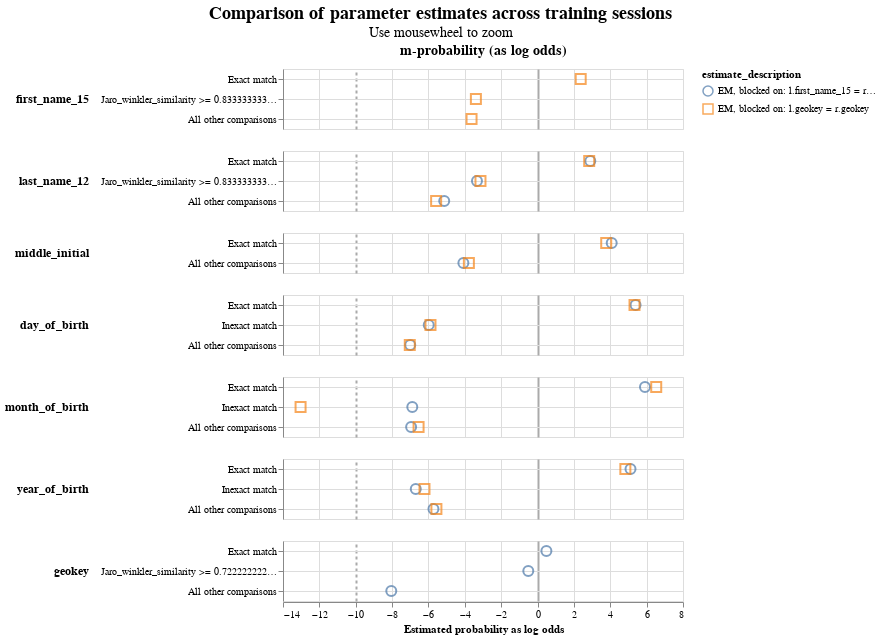

Notebook cell for this chart:
### Code cell
linker.parameter_estimate_comparisons_chart()

### Figure 1 — Vega-Lite specification as saved in the notebook (floating-point values rounded to 4 significant figures)
{"config": {"view": {"continuousWidth": 400, "continuousHeight": 300}, "title": {"anchor": "middle", "fontSize": 18, "subtitleFontSize": 14}}, "data": {"name": "data-2a0b2f74b42e824a597510acd7571a76"}, "mark": {"type": "point", "filled": false, "opacity": 0.7, "size": 100}, "encoding": {"color": {"field": "estimate_description", "type": "nominal"}, "column": {"align": "each", "field": "col_header", "header": {"labelFontSize": 14, "labelFontWeight": "bold"}, "title": null, "type": "nominal"}, "row": {"align": "each", "field": "comparison_name", "header": {"labelAlign": "left", "labelAnchor": "middle", "labelAngle": 0, "labelFontSize": 12, "labelFontWeight": "bold"}, "sort": {"field": "comparison_sort_order"}, "title": null, "type": "nominal"}, "shape": {"field": "estimate_description", "scale": {"range": ["circle", "square", "triangle", "diamond"]}, "type": "nominal"}, "tooltip": [{"field": "comparison_name", "type": "nominal"}, {"field": "estimate_description", "type": "nominal"}, {"field": "estimated_probability", "type": "quantitative"}], "x": {"axis": {"gridColor": {"condition": {"test": "abs(datum.value / 10)  <= 1 & datum.value % 10 === 0", "value": "#aaa"}, "value": "#ddd"}, "gridDash": {"condition": {"test": "abs(datum.value / 10) == 1", "value": [3]}, "value": null}, "gridWidth": {"condition": {"test": "abs(datum.value / 10)  <= 1 & datum.value % 10 === 0", "value": 2}, "value": 1}}, "field": "estimated_probability_as_log_odds", "title": "Estimated probability as log odds", "type": "quantitative"}, "y": {"axis": {"grid": true, "title": null}, "field": "comparison_level_label", "sort": {"field": "comparison_vector_value", "order": "descending"}, "type": "nominal"}}, "params": [{"name": "mouse_zoom", "select": {"type": "interval", "encodings": ["x"]}, "bind": "scales"}], "resolve": {"scale": {"y": "independent"}}, "title": {"text": "Comparison of parameter estimates across training sessions", "subtitle": "Use mousewheel to zoom"}, "transform": [{"calculate": "datum.m_or_u + '-probability (as log odds)'", "as": "col_header"}], "$schema": "https://vega.github.io/schema/vega-lite/v5.9.3.json", "datasets": {"data-2a0b2f74b42e824a597510acd7571a76": [{"m_or_u": "m", "estimated_probability": 0.8382, "estimate_description": "EM, blocked on: l.geokey = r.geokey", "estimated_probability_as_log_odds": 2.373, "sql_condition": "\"first_name_15_l\" = \"first_name_15_r\"", "comparison_level_label": "Exact match", "comparison_vector_value": 2, "comparison_name": "first_name_15", "comparison_sort_order": 0}, {"m_or_u": "m", "estimated_probability": 0.08703, "estimate_description": "EM, blocked on: l.geokey = r.geokey", "estimated_probability_as_log_odds": -3.391, "sql_condition": "jaro_winkler_similarity(\"first_name_15_l\", \"first_name_15_r\") >= 0.8333333333333334", "comparison_level_label": "Jaro_winkler_similarity >= 0.8333333333333334", "comparison_vector_value": 1, "comparison_name": "first_name_15", "comparison_sort_order": 0}, {"m_or_u": "m", "estimated_probability": 0.07477, "estimate_description": "EM, blocked on: l.geokey = r.geokey", "estimated_probability_as_log_odds": -3.629, "sql_condition": "ELSE", "comparison_level_label": "All other comparisons", "comparison_vector_value": 0, "comparison_name": "first_name_15", "comparison_sort_order": 0}, {"m_or_u": "m", "estimated_probability": 0.8819, "estimate_description": "EM, blocked on: l.first_name_15 = r.first_name_15 and l.zipcode = r.zipcode", "estimated_probability_as_log_odds": 2.901, "sql_condition": "\"last_name_12_l\" = \"last_name_12_r\"", "comparison_level_label": "Exact match", "comparison_vector_value": 2, "comparison_name": "last_name_12", "comparison_sort_order": 1}, {"m_or_u": "m", "estimated_probability": 0.8775, "estimate_description": "EM, blocked on: l.geokey = r.geokey", "estimated_probability_as_log_odds": 2.841, "sql_condition": "\"last_name_12_l\" = \"last_name_12_r\"", "comparison_level_label": "Exact match", "comparison_vector_value": 2, "comparison_name": "last_name_12", "comparison_sort_order": 1}, {"m_or_u": "m", "estimated_probability": 0.09036, "estimate_description": "EM, blocked on: l.first_name_15 = r.first_name_15 and l.zipcode = r.zipcode", "estimated_probability_as_log_odds": -3.332, "sql_condition": "jaro_winkler_similarity(\"last_name_12_l\", \"last_name_12_r\") >= 0.8333333333333334", "comparison_level_label": "Jaro_winkler_similarity >= 0.8333333333333334", "comparison_vector_value": 1, "comparison_name": "last_name_12", "comparison_sort_order": 1}, {"m_or_u": "m", "estimated_probability": 0.102, "estimate_description": "EM, blocked on: l.geokey = r.geokey", "estimated_probability_as_log_odds": -3.139, "sql_condition": "jaro_winkler_similarity(\"last_name_12_l\", \"last_name_12_r\") >= 0.8333333333333334", "comparison_level_label": "Jaro_winkler_similarity >= 0.8333333333333334", "comparison_vector_value": 1, "comparison_name": "last_name_12", "comparison_sort_order": 1}, {"m_or_u": "m", "estimated_probability": 0.02771, "estimate_description": "EM, blocked on: l.first_name_15 = r.first_name_15 and l.zipcode = r.zipcode", "estimated_probability_as_log_odds": -5.133, "sql_condition": "ELSE", "comparison_level_label": "All other comparisons", "comparison_vector_value": 0, "comparison_name": "last_name_12", "comparison_sort_order": 1}, {"m_or_u": "m", "estimated_probability": 0.02051, "estimate_description": "EM, blocked on: l.geokey = r.geokey", "estimated_probability_as_log_odds": -5.577, "sql_condition": "ELSE", "comparison_level_label": "All other comparisons", "comparison_vector_value": 0, "comparison_name": "last_name_12", "comparison_sort_order": 1}, {"m_or_u": "m", "estimated_probability": 0.9441, "estimate_description": "EM, blocked on: l.first_name_15 = r.first_name_15 and l.zipcode = r.zipcode", "estimated_probability_as_log_odds": 4.079, "sql_condition": "\"middle_initial_l\" = \"middle_initial_r\"", "comparison_level_label": "Exact match", "comparison_vector_value": 1, "comparison_name": "middle_initial", "comparison_sort_order": 2}, {"m_or_u": "m", "estimated_probability": 0.932, "estimate_description": "EM, blocked on: l.geokey = r.geokey", "estimated_probability_as_log_odds": 3.777, "sql_condition": "\"middle_initial_l\" = \"middle_initial_r\"", "comparison_level_label": "Exact match", "comparison_vector_value": 1, "comparison_name": "middle_initial", "comparison_sort_order": 2}, {"m_or_u": "m", "estimated_probability": 0.05588, "estimate_description": "EM, blocked on: l.first_name_15 = r.first_name_15 and l.zipcode = r.zipcode", "estimated_probability_as_log_odds": -4.079, "sql_condition": "ELSE", "comparison_level_label": "All other comparisons", "comparison_vector_value": 0, "comparison_name": "middle_initial", "comparison_sort_order": 2}, {"m_or_u": "m", "estimated_probability": 0.068, "estimate_description": "EM, blocked on: l.geokey = r.geokey", "estimated_probability_as_log_odds": -3.777, "sql_condition": "ELSE", "comparison_level_label": "All other comparisons", "comparison_vector_value": 0, "comparison_name": "middle_initial", "comparison_sort_order": 2}, {"m_or_u": "m", "estimated_probability": 0.9767, "estimate_description": "EM, blocked on: l.first_name_15 = r.first_name_15 and l.zipcode = r.zipcode", "estimated_probability_as_log_odds": 5.391, "sql_condition": "\"day_of_birth_l\" = \"day_of_birth_r\"", "comparison_level_label": "Exact match", "comparison_vector_value": 2, "comparison_name": "day_of_birth", "comparison_sort_order": 3}, {"m_or_u": "m", "estimated_probability": 0.9758, "estimate_description": "EM, blocked on: l.geokey = r.geokey", "estimated_probability_as_log_odds": 5.333, "sql_condition": "\"day_of_birth_l\" = \"day_of_birth_r\"", "comparison_level_label": "Exact match", "comparison_vector_value": 2, "comparison_name": "day_of_birth", "comparison_sort_order": 3}, {"m_or_u": "m", "estimated_probability": 0.01554, "estimate_description": "EM, blocked on: l.first_name_15 = r.first_name_15 and l.zipcode = r.zipcode", "estimated_probability_as_log_odds": -5.985, "sql_condition": "abs(day_of_birth_l - day_of_birth_r) <= 5", "comparison_level_label": "Inexact match", "comparison_vector_value": 1, "comparison_name": "day_of_birth", "comparison_sort_order": 3}, {"m_or_u": "m", "estimated_probability": 0.0166, "estimate_description": "EM, blocked on: l.geokey = r.geokey", "estimated_probability_as_log_odds": -5.889, "sql_condition": "abs(day_of_birth_l - day_of_birth_r) <= 5", "comparison_level_label": "Inexact match", "comparison_vector_value": 1, "comparison_name": "day_of_birth", "comparison_sort_order": 3}, {"m_or_u": "m", "estimated_probability": 0.00774, "estimate_description": "EM, blocked on: l.first_name_15 = r.first_name_15 and l.zipcode = r.zipcode", "estimated_probability_as_log_odds": -7.002, "sql_condition": "ELSE", "comparison_level_label": "All other comparisons", "comparison_vector_value": 0, "comparison_name": "day_of_birth", "comparison_sort_order": 3}, {"m_or_u": "m", "estimated_probability": 0.00761, "estimate_description": "EM, blocked on: l.geokey = r.geokey", "estimated_probability_as_log_odds": -7.027, "sql_condition": "ELSE", "comparison_level_label": "All other comparisons", "comparison_vector_value": 0, "comparison_name": "day_of_birth", "comparison_sort_order": 3}, {"m_or_u": "m", "estimated_probability": 0.9836, "estimate_description": "EM, blocked on: l.first_name_15 = r.first_name_15 and l.zipcode = r.zipcode", "estimated_probability_as_log_odds": 5.909, "sql_condition": "\"month_of_birth_l\" = \"month_of_birth_r\"", "comparison_level_label": "Exact match", "comparison_vector_value": 2, "comparison_name": "month_of_birth", "comparison_sort_order": 4}, {"m_or_u": "m", "estimated_probability": 0.9893, "estimate_description": "EM, blocked on: l.geokey = r.geokey", "estimated_probability_as_log_odds": 6.527, "sql_condition": "\"month_of_birth_l\" = \"month_of_birth_r\"", "comparison_level_label": "Exact match", "comparison_vector_value": 2, "comparison_name": "month_of_birth", "comparison_sort_order": 4}, {"m_or_u": "m", "estimated_probability": 0.008365, "estimate_description": "EM, blocked on: l.first_name_15 = r.first_name_15 and l.zipcode = r.zipcode", "estimated_probability_as_log_odds": -6.889, "sql_condition": "abs(month_of_birth_l - month_of_birth_r) <= 3", "comparison_level_label": "Inexact match", "comparison_vector_value": 1, "comparison_name": "month_of_birth", "comparison_sort_order": 4}, {"m_or_u": "m", "estimated_probability": 0.0001192, "estimate_description": "EM, blocked on: l.geokey = r.geokey", "estimated_probability_as_log_odds": -13.03, "sql_condition": "abs(month_of_birth_l - month_of_birth_r) <= 3", "comparison_level_label": "Inexact match", "comparison_vector_value": 1, "comparison_name": "month_of_birth", "comparison_sort_order": 4}, {"m_or_u": "m", "estimated_probability": 0.008003, "estimate_description": "EM, blocked on: l.first_name_15 = r.first_name_15 and l.zipcode = r.zipcode", "estimated_probability_as_log_odds": -6.954, "sql_condition": "ELSE", "comparison_level_label": "All other comparisons", "comparison_vector_value": 0, "comparison_name": "month_of_birth", "comparison_sort_order": 4}, {"m_or_u": "m", "estimated_probability": 0.01061, "estimate_description": "EM, blocked on: l.geokey = r.geokey", "estimated_probability_as_log_odds": -6.543, "sql_condition": "ELSE", "comparison_level_label": "All other comparisons", "comparison_vector_value": 0, "comparison_name": "month_of_birth", "comparison_sort_order": 4}, {"m_or_u": "m", "estimated_probability": 0.9719, "estimate_description": "EM, blocked on: l.first_name_15 = r.first_name_15 and l.zipcode = r.zipcode", "estimated_probability_as_log_odds": 5.113, "sql_condition": "\"year_of_birth_l\" = \"year_of_birth_r\"", "comparison_level_label": "Exact match", "comparison_vector_value": 2, "comparison_name": "year_of_birth", "comparison_sort_order": 5}, {"m_or_u": "m", "estimated_probability": 0.966, "estimate_description": "EM, blocked on: l.geokey = r.geokey", "estimated_probability_as_log_odds": 4.83, "sql_condition": "\"year_of_birth_l\" = \"year_of_birth_r\"", "comparison_level_label": "Exact match", "comparison_vector_value": 2, "comparison_name": "year_of_birth", "comparison_sort_order": 5}, {"m_or_u": "m", "estimated_probability": 0.009541, "estimate_description": "EM, blocked on: l.first_name_15 = r.first_name_15 and l.zipcode = r.zipcode", "estimated_probability_as_log_odds": -6.698, "sql_condition": "abs(year_of_birth_l - year_of_birth_r) <= 5", "comparison_level_label": "Inexact match", "comparison_vector_value": 1, "comparison_name": "year_of_birth", "comparison_sort_order": 5}, {"m_or_u": "m", "estimated_probability": 0.01325, "estimate_description": "EM, blocked on: l.geokey = r.geokey", "estimated_probability_as_log_odds": -6.218, "sql_condition": "abs(year_of_birth_l - year_of_birth_r) <= 5", "comparison_level_label": "Inexact match", "comparison_vector_value": 1, "comparison_name": "year_of_birth", "comparison_sort_order": 5}, {"m_or_u": "m", "estimated_probability": 0.01855, "estimate_description": "EM, blocked on: l.first_name_15 = r.first_name_15 and l.zipcode = r.zipcode", "estimated_probability_as_log_odds": -5.725, "sql_condition": "ELSE", "comparison_level_label": "All other comparisons", "comparison_vector_value": 0, "comparison_name": "year_of_birth", "comparison_sort_order": 5}, {"m_or_u": "m", "estimated_probability": 0.02071, "estimate_description": "EM, blocked on: l.geokey = r.geokey", "estimated_probability_as_log_odds": -5.563, "sql_condition": "ELSE", "comparison_level_label": "All other comparisons", "comparison_vector_value": 0, "comparison_name": "year_of_birth", "comparison_sort_order": 5}, {"m_or_u": "m", "estimated_probability": 0.5835, "estimate_description": "EM, blocked on: l.first_name_15 = r.first_name_15 and l.zipcode = r.zipcode", "estimated_probability_as_log_odds": 0.4867, "sql_condition": "\"geokey_l\" = \"geokey_r\"", "comparison_level_label": "Exact match", "comparison_vector_value": 2, "comparison_name": "geokey", "comparison_sort_order": 6}, {"m_or_u": "m", "estimated_probability": 0.4127, "estimate_description": "EM, blocked on: l.first_name_15 = r.first_name_15 and l.zipcode = r.zipcode", "estimated_probability_as_log_odds": -0.5091, "sql_condition": "jaro_winkler_similarity(\"geokey_l\", \"geokey_r\") >= 0.7222222222222222", "comparison_level_label": "Jaro_winkler_similarity >= 0.7222222222222222", "comparison_vector_value": 1, "comparison_name": "geokey", "comparison_sort_order": 6}, {"m_or_u": "m", "estimated_probability": 0.003773, "estimate_description": "EM, blocked on: l.first_name_15 = r.first_name_15 and l.zipcode = r.zipcode", "estimated_probability_as_log_odds": -8.045, "sql_condition": "ELSE", "comparison_level_label": "All other comparisons", "comparison_vector_value": 0, "comparison_name": "geokey", "comparison_sort_order": 6}]}}
